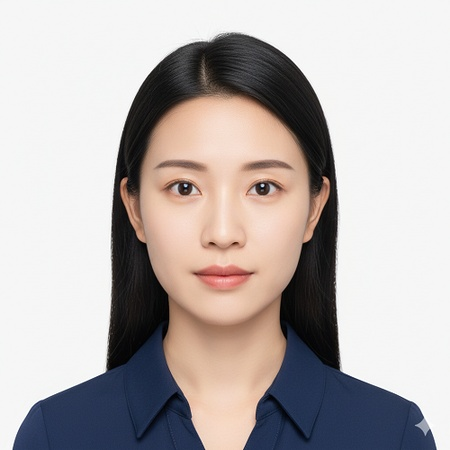
#> input picture img1.jpg, 450 x 450 px
$ jupyter execute --allow-errors main_sunglass.ipynb
#> lines starting #> are read from the running program, lines starting #| are printed output that depends on the picture; after the words box and inside, x2 and y2 are one past the last pixel; in counts of white or black regions, pixels touching at a corner belong together
[cell 1]
# Import libraries
import cv2
import numpy as np
import matplotlib.pyplot as plt

[cell 2]
# Load the Face Image
faceImage = cv2.imread('img1.jpg')
#> faceImage is the input picture: shape (450, 450, 3); mean B, G, R 175.5, 176.8, 183.8
plt.imshow(faceImage[:,:,::-1]);plt.title("Face")

[cell 3]
faceImage.shape
#> Out = (450, 450, 3)

[cell 4]
#resized_faceImage.shape
faceImage.shape
#> Out = (450, 450, 3)

[cell 5]
# Load the Sunglass image with Alpha channel
# (http://pluspng.com/sunglass-png-1104.html)
glassPNG = cv2.imread('sp.png',-1)
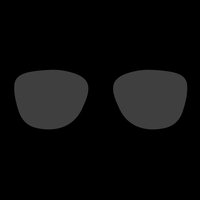
#> input picture sp.png, 200 x 200 px
#> glassPNG is the input picture: shape (200, 200, 4); mean B, G, R, A 11.3, 11.3, 11.3, 64.6
plt.imshow(glassPNG[:,:,::-1]);plt.title("glassPNG")
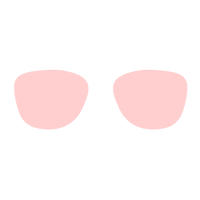
#> shown: shape (200, 200, 4); mean R, G, B, A 64.6, 11.3, 11.3, 11.3; transparent parts drawn white

[cell 6]
# Resize the image to fit over the eye region
glassPNG = cv2.resize(glassPNG,(190,50))
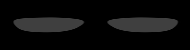
#> glassPNG: shape (50, 190, 4); mean B, G, R, A 11.2, 11.2, 11.2, 64.6
print("image Dimension ={}".format(glassPNG.shape))
#| image Dimension =(50, 190, 4)

[cell 7]
# Separate the Color and alpha channels
glassBGR = glassPNG[:,:,0:3]
glassMask1 = glassPNG[:,:,3]
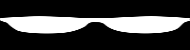
#> glassMask1: shape (50, 190); min 0, max 255, mean 64.6

[cell 8]
# Display the images for clarity
plt.figure(figsize=[15,15])
plt.subplot(121);plt.imshow(glassBGR[:,:,::-1]);plt.title('Sunglass Color channels');
plt.subplot(122);plt.imshow(glassMask1,cmap='gray');plt.title('Sunglass Alpha channel');

[cell 9]
# Make a copy
#faceWithGlassesNaive = resized_faceImage.copy()
faceWithGlassesNaive = faceImage.copy()

# Replace the eye region with the sunglass image
faceWithGlassesNaive[150:200, 130:320] = glassBGR
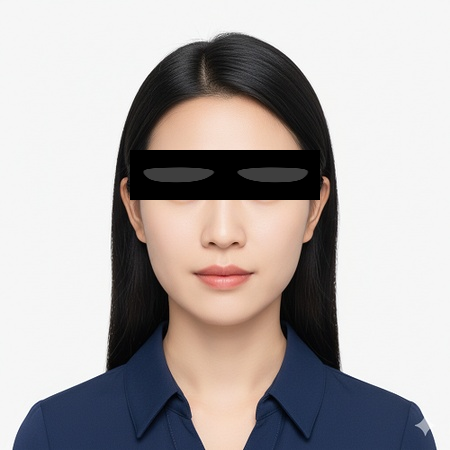
#> faceWithGlassesNaive: shape (450, 450, 3); 4.69% of pixels changed, all inside (x1, y1, x2, y2) = (130, 150, 320, 200)

plt.imshow(faceWithGlassesNaive[...,::-1])

[cell 10]
# Make a copy of the original face
faceWithGlassesArithmetic = faceImage.copy()

# Get the eye region (moved 10 pixels down)
eyeROI = faceWithGlassesArithmetic[160:210, 130:320]
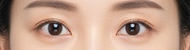
#> eyeROI: shape (50, 190, 3); mean B, G, R 136.3, 154.9, 189.2

# Create masked eye region
#> (the rest of this cell did not finish here and is left out)
